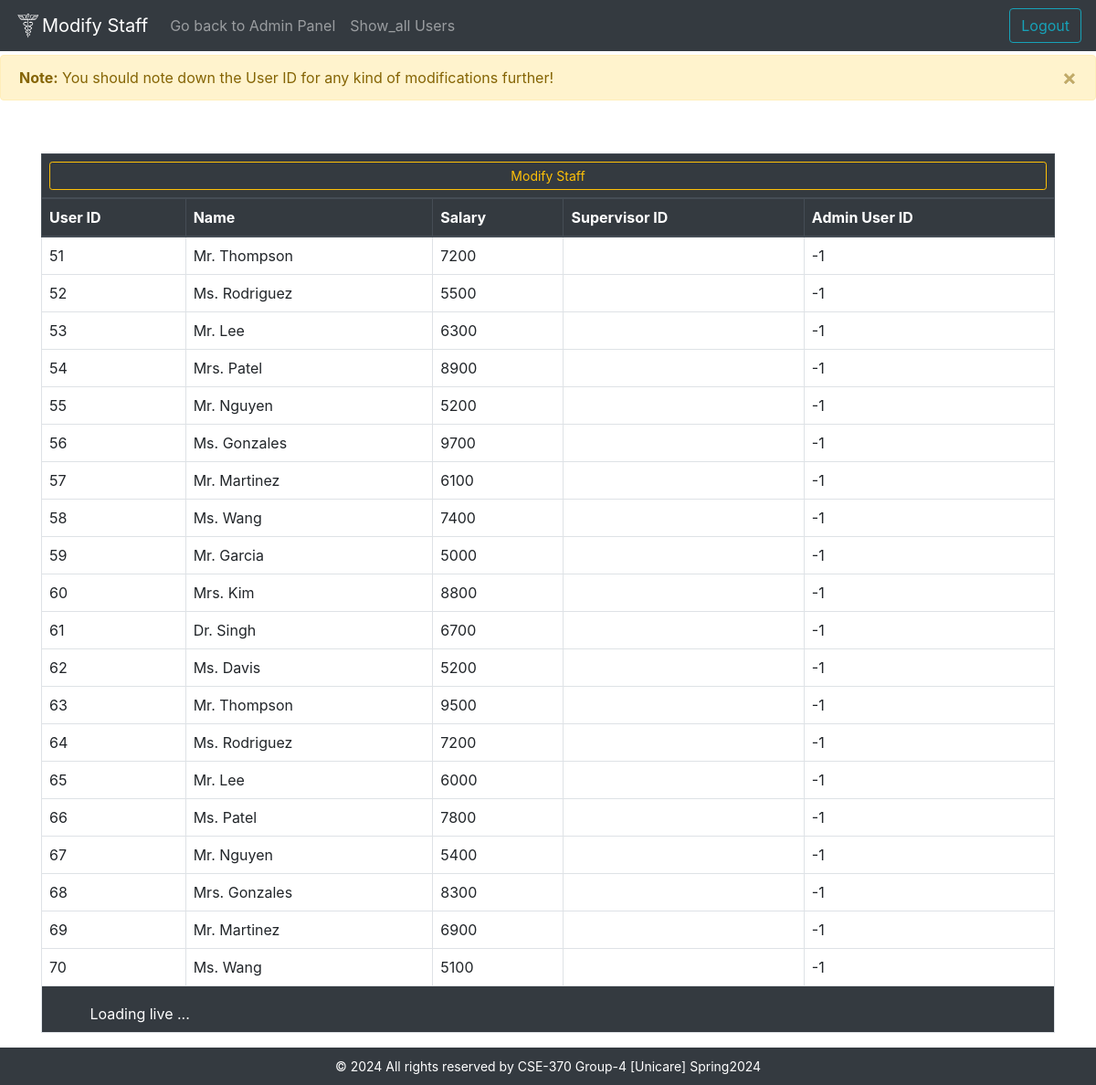
The page /Unicare/admin/staff/staff.php on the database its author committed.
### tables this page shows
CREATE TABLE `staff` (
  `User_id` int(10) NOT NULL,
  `Salary` int(11) DEFAULT NULL,
  `Supervisor_id` int(10) DEFAULT NULL,
  `Admin_user_id` int(10) DEFAULT NULL
);

CREATE TABLE `users` (
  `user_id` int(10) NOT NULL,
  `age` int(11) DEFAULT NULL,
  `address` varchar(100) DEFAULT NULL,
  `name` varchar(20) NOT NULL
);

### Unicare/admin/staff/staff.php (the view, shortened to what this page needs)
<!DOCTYPE html>
<html lang="en">
<head>
    <link rel="stylesheet" href="../../css/bootstrap/css/bootstrap.min.css">
    <link rel="stylesheet" href="../../css/style.css">
</head>
<body>
<body>
    <nav class="navbar navbar-expand-lg fixed-top navbar-dark bg-dark">
        <a class="navbar-brand" href="#"><img src="../../media/favicon.png" width="30" height="30" class="d-inline-block align-top" alt="">Modify Staff</a>
          <div class="collapse navbar-collapse" id="navbarSupportedContent">
          <ul class="navbar-nav mr-auto">
            <li class="nav-item">
            <a class="nav-link" href="../admin_panel.php">Go back to Admin Panel</a>
            </li>
            <li class="nav-item">
            <a class="nav-link" href="showall.php">Show_all Users</a>
            </li>
        </ul>
        <a class="btn btn-outline-info ml-aut"  href="../../signout.php" role="button" >Logout</a>
      </nav>
      <div class="admin_alert">
    <div class="alert alert-warning alert-dismissible fade show" role="alert">
        <strong>Note:</strong> You should note down the User ID for any kind of modifications further!
        <button type="button" class="close" data-dismiss="alert" aria-label="Close">
            <span aria-hidden="true">&times;</span>
        </button>
    </div>
</div>
<?php
require_once '../../dbconnect.php';
?>
<div class="container mt-5" id="table">
    <div class="table-responsive">
        <table class="table custom-table">
            <thead class="thead-dark">
                <tr>
                    <th colspan="5" class="text-center"><button type="button" class="btn btn-outline-warning btn-sm btn-block" data-toggle="modal" data-target="#addAdminModal">Modify Staff</button></th>
                </tr>
                <tr>
                    <th>User ID</th>
                    <th>Name</th>
                    <th>Salary</th>
                    <th>Supervisor ID</th>
                    <th>Admin User ID</th>
                </tr>
            </thead>
            <tbody>
                <?php
                $sql = "SELECT S.User_id, U.name AS Name, S.Salary, S.Supervisor_id, S.Admin_user_id
                        FROM Staff S
                        INNER JOIN Users U ON S.User_id = U.user_id";
                $result = mysqli_query($conn, $sql);
                if (mysqli_num_rows($result) > 0) {
                    while($row = mysqli_fetch_assoc($result)) {
                        echo "<tr>";
                        echo "<td>" . $row['User_id'] . "</td>";
                        echo "<td>" . $row['Name'] . "</td>";
                        echo "<td>" . $row['Salary'] . "</td>";
                        echo "<td>" . $row['Supervisor_id'] . "</td>";
                        echo "<td>" . $row['Admin_user_id'] . "</td>";
                        echo "</tr>";
                    }
                } else {
                    echo "<tr><td colspan='5'>No records found</td></tr>";
                }
                ?>
            </tbody>
            <tfoot class="bg-dark text-white">
                <tr>
                    <td colspan="10">
                    <span class="ml-2">Loading live ...</span>
                    </td>
                </tr>
            </tfoot>
        </table>
    </div>
</div>
<footer class="footer">
        <?php
        $year = date("Y");
        echo "© $year All rights reserved by CSE-370 Group-4 [Unicare] Spring2024";
        ?>
    </footer>
</body>
</html>

### Unicare/css/style.css (style rules this page uses)
.custom-table { border: 1px solid #dee2e6; border-collapse: collapse; }
.custom-table th, .custom-table td { border: 1px solid #dee2e6; padding: 8px; }
.custom-table thead { background-color: #343a40; color: #fff; }
table { margin-top: 10px; }
.admin_alert { margin-top: 60px; }
.footer { font-size: 14px; background-color: #343a40; color: white; text-align: center; padding: 10px 0; }
html, body { height: 100%; margin: 0; padding: 0; }

### rows shown on the page
staff: User_id "51", User_id.name "Mr. Thompson", Salary "7200", Admin_user "-1"
staff: User_id "52", User_id.name "Ms. Rodriguez", Salary "5500", Admin_user "-1"
staff: User_id "53", User_id.name "Mr. Lee", Salary "6300", Admin_user "-1"
staff: User_id "54", User_id.name "Mrs. Patel", Salary "8900", Admin_user "-1"
staff: User_id "55", User_id.name "Mr. Nguyen", Salary "5200", Admin_user "-1"
staff: User_id "56", User_id.name "Ms. Gonzales", Salary "9700", Admin_user "-1"
staff: User_id "57", User_id.name "Mr. Martinez", Salary "6100", Admin_user "-1"
staff: User_id "58", User_id.name "Ms. Wang", Salary "7400", Admin_user "-1"
staff: User_id "59", User_id.name "Mr. Garcia", Salary "5000", Admin_user "-1"
staff: User_id "60", User_id.name "Mrs. Kim", Salary "8800", Admin_user "-1"
staff: User_id "61", User_id.name "Dr. Singh", Salary "6700", Admin_user "-1"
staff: User_id "62", User_id.name "Ms. Davis", Salary "5200", Admin_user "-1"
staff: User_id "63", User_id.name "Mr. Thompson", Salary "9500", Admin_user "-1"
staff: User_id "64", User_id.name "Ms. Rodriguez", Salary "7200", Admin_user "-1"
staff: User_id "65", User_id.name "Mr. Lee", Salary "6000", Admin_user "-1"
staff: User_id "66", User_id.name "Ms. Patel", Salary "7800", Admin_user "-1"
staff: User_id "67", User_id.name "Mr. Nguyen", Salary "5400", Admin_user "-1"
staff: User_id "68", User_id.name "Mrs. Gonzales", Salary "8300", Admin_user "-1"
staff: User_id "69", User_id.name "Mr. Martinez", Salary "6900", Admin_user "-1"
staff: User_id "70", User_id.name "Ms. Wang", Salary "5100", Admin_user "-1"
